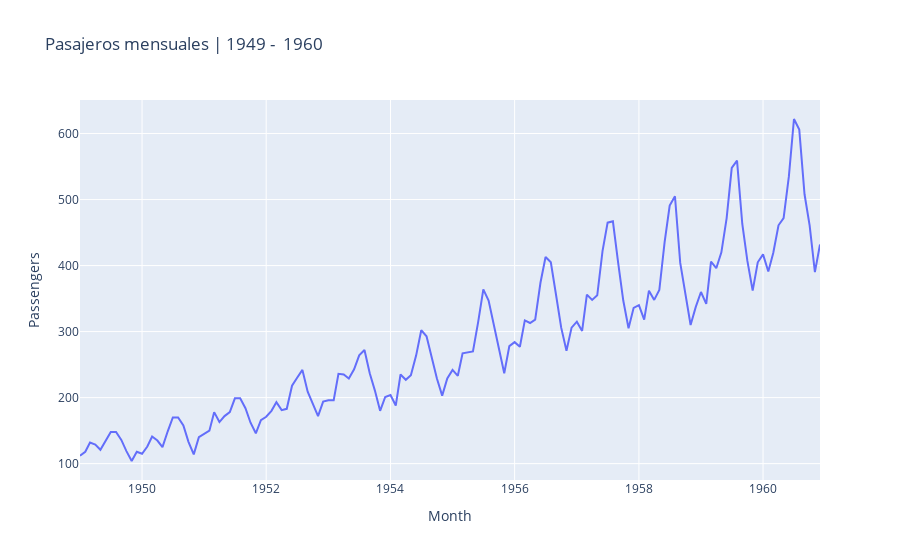

The cell this chart's notebook holds for it:
### Markdown cell above
**¿Cómo evoluciona en el tiempo la serie temporal?**

- Se aprecia una tendencia positiva a lo largo del tiempo que va a requerir un análisis de estacionariedad

- Asimismo, hay un patrón de estacionalidad a partir del cual los meses de verano (Julio - Agosto) experimentan aumentos en la demanda. Esto puede estar asociado al hecho de que estos meses son periodos vacacionales.

### Code cell
px.line(pass_df, x ='Month', y = 'Passengers', title = 'Pasajeros mensuales | 1949 -  1960')

### Figure 1 — Plotly figure (JSON) as saved in the notebook; plotly's stock layout.template omitted (floating-point values rounded to 4 significant figures; data arrays with more than 128 entries replaced by an {"elided": "..."} marker saying what was removed)
{"data": [{"hovertemplate": "Month=%{x}<br>Passengers=%{y}<extra></extra>", "legendgroup": "", "line": {"color": "#636efa", "dash": "solid"}, "marker": {"symbol": "circle"}, "mode": "lines", "name": "", "orientation": "v", "showlegend": false, "type": "scatter", "x": {"elided": "144 str values"}, "xaxis": "x", "y": {"elided": "144 int values"}, "yaxis": "y"}], "layout": {"legend": {"tracegroupgap": 0}, "title": {"text": "Pasajeros mensuales | 1949 -  1960"}, "xaxis": {"anchor": "y", "domain": [0, 1], "title": {"text": "Month"}}, "yaxis": {"anchor": "x", "domain": [0, 1], "title": {"text": "Passengers"}}}}
